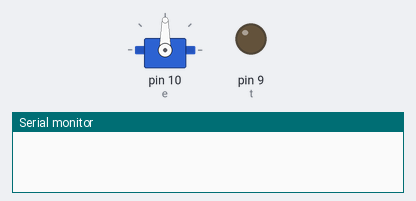
The sketch below on a simulated Arduino Uno, built with avr-gcc and run on an emulated ATmega328P. Parts: servo, output pins drawn as LEDs (lit = HIGH), the last lines printed to the serial monitor.

Above: at 0.05 s.
At 3.0 s:
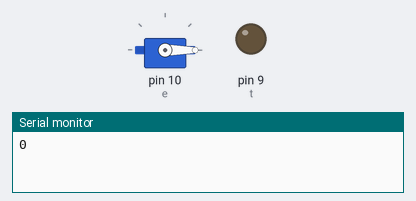
Timing chart, 0 to 6.5 s (numbered marks = the images above):
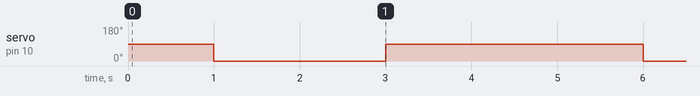

Measured:
- by itself, servo on pin 10 (e): alternates 90° for 3.0 s and 0° for 2.0 s

The sketch:

Door.ino
```cpp
#include <Servo.h>

int t = 9; //trig pin of ultrasonic sensor
int e = 10; //echo pin of ultrasonic sensor
long duration;
int distance;
Servo servo; //servo motor

void setup()
{
  pinMode(t,OUTPUT);
  pinMode(e, INPUT);
  Serial.begin(9600);
  servo.attach(10); //привязываем привод к порту 10

}

void loop()
{
  duration = pulseIn(e, HIGH); //time for wave to go to the obstacle and back

  //distance measured by ultrasonic sensor
  //0.034 is a velocity of sound, divided by 2, as it goes to the obstacle and back by the time
  distance = duration * 0.034 / 2;
  Serial.println(distance); //in cm

   if(distance<5){
    //now turn on the servo
    servo.write(0);
    delay(2000);
    servo.write(90);
    delay(2000);

   }
}
```
